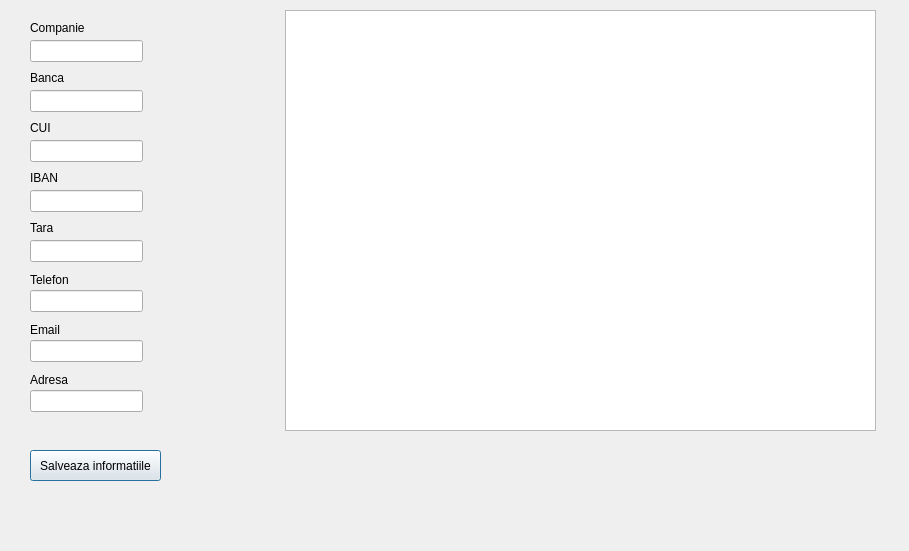
<?xml version="1.0" encoding="UTF-8"?>
<ui version="4.0">
 <class>addCustomer</class>
 <widget class="QDialog" name="addCustomer">
  <property name="geometry">
   <rect>
    <x>0</x>
    <y>0</y>
    <width>909</width>
    <height>551</height>
   </rect>
  </property>
  <property name="windowTitle">
   <string>Dialog</string>
  </property>
  <widget class="QTableView" name="tableView">
   <property name="geometry">
    <rect>
     <x>285</x>
     <y>10</y>
     <width>591</width>
     <height>421</height>
    </rect>
   </property>
  </widget>
  <widget class="QPushButton" name="saveCustomer">
   <property name="geometry">
    <rect>
     <x>30</x>
     <y>450</y>
     <width>131</width>
     <height>31</height>
    </rect>
   </property>
   <property name="text">
    <string>Salveaza informatiile</string>
   </property>
  </widget>
  <widget class="QLineEdit" name="companyNameLe">
   <property name="geometry">
    <rect>
     <x>30</x>
     <y>40</y>
     <width>113</width>
     <height>22</height>
    </rect>
   </property>
  </widget>
  <widget class="QLineEdit" name="cuiLe">
   <property name="geometry">
    <rect>
     <x>30</x>
     <y>90</y>
     <width>113</width>
     <height>22</height>
    </rect>
   </property>
  </widget>
  <widget class="QLineEdit" name="bankLe">
   <property name="geometry">
    <rect>
     <x>30</x>
     <y>140</y>
     <width>113</width>
     <height>22</height>
    </rect>
   </property>
  </widget>
  <widget class="QLineEdit" name="ibanLe">
   <property name="geometry">
    <rect>
     <x>30</x>
     <y>190</y>
     <width>113</width>
     <height>22</height>
    </rect>
   </property>
  </widget>
  <widget class="QLineEdit" name="countryLe">
   <property name="geometry">
    <rect>
     <x>30</x>
     <y>240</y>
     <width>113</width>
     <height>22</height>
    </rect>
   </property>
  </widget>
  <widget class="QLineEdit" name="phoneLe">
   <property name="geometry">
    <rect>
     <x>30</x>
     <y>290</y>
     <width>113</width>
     <height>22</height>
    </rect>
   </property>
  </widget>
  <widget class="QLineEdit" name="emaiLe">
   <property name="geometry">
    <rect>
     <x>30</x>
     <y>340</y>
     <width>113</width>
     <height>22</height>
    </rect>
   </property>
  </widget>
  <widget class="QLineEdit" name="addressLe">
   <property name="geometry">
    <rect>
     <x>30</x>
     <y>390</y>
     <width>113</width>
     <height>22</height>
    </rect>
   </property>
  </widget>
  <widget class="QLabel" name="label">
   <property name="geometry">
    <rect>
     <x>30</x>
     <y>20</y>
     <width>55</width>
     <height>16</height>
    </rect>
   </property>
   <property name="text">
    <string>Companie</string>
   </property>
  </widget>
  <widget class="QLabel" name="label_2">
   <property name="geometry">
    <rect>
     <x>30</x>
     <y>70</y>
     <width>55</width>
     <height>16</height>
    </rect>
   </property>
   <property name="text">
    <string>Banca</string>
   </property>
  </widget>
  <widget class="QLabel" name="label_3">
   <property name="geometry">
    <rect>
     <x>30</x>
     <y>120</y>
     <width>55</width>
     <height>16</height>
    </rect>
   </property>
   <property name="text">
    <string>CUI</string>
   </property>
  </widget>
  <widget class="QLabel" name="label_4">
   <property name="geometry">
    <rect>
     <x>30</x>
     <y>170</y>
     <width>55</width>
     <height>16</height>
    </rect>
   </property>
   <property name="text">
    <string>IBAN</string>
   </property>
  </widget>
  <widget class="QLabel" name="label_5">
   <property name="geometry">
    <rect>
     <x>30</x>
     <y>220</y>
     <width>55</width>
     <height>16</height>
    </rect>
   </property>
   <property name="text">
    <string>Tara</string>
   </property>
  </widget>
  <widget class="QLabel" name="label_6">
   <property name="geometry">
    <rect>
     <x>30</x>
     <y>270</y>
     <width>55</width>
     <height>20</height>
    </rect>
   </property>
   <property name="text">
    <string>Telefon</string>
   </property>
  </widget>
  <widget class="QLabel" name="label_7">
   <property name="geometry">
    <rect>
     <x>30</x>
     <y>320</y>
     <width>55</width>
     <height>20</height>
    </rect>
   </property>
   <property name="text">
    <string>Email</string>
   </property>
  </widget>
  <widget class="QLabel" name="label_8">
   <property name="geometry">
    <rect>
     <x>30</x>
     <y>370</y>
     <width>55</width>
     <height>20</height>
    </rect>
   </property>
   <property name="text">
    <string>Adresa</string>
   </property>
  </widget>
 </widget>
 <resources/>
 <connections/>
</ui>
